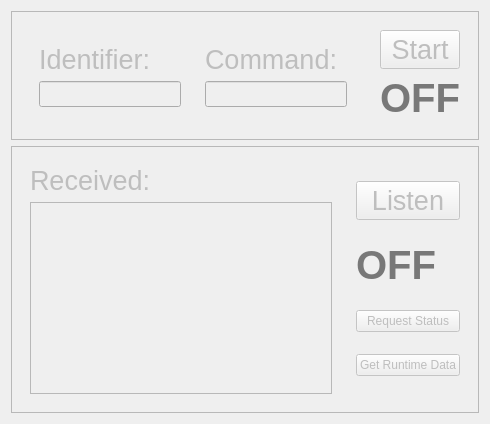
       <widget class="QWidget" name="RFDCommands">
        <property name="enabled">
         <bool>false</bool>
        </property>
        <attribute name="title">
         <string>RFD</string>
        </attribute>
        <layout class="QVBoxLayout" name="verticalLayout_10">
         <item>
          <widget class="QFrame" name="rfdCommandIdButtonFrame">
           <property name="sizePolicy">
            <sizepolicy hsizetype="Expanding" vsizetype="Minimum">
             <horstretch>0</horstretch>
             <verstretch>0</verstretch>
            </sizepolicy>
           </property>
           <property name="frameShape">
            <enum>QFrame::StyledPanel</enum>
           </property>
           <property name="frameShadow">
            <enum>QFrame::Raised</enum>
           </property>
           <layout class="QHBoxLayout" name="horizontalLayout_2">
            <item>
             <widget class="QFrame" name="rfdIdentifierCommandFrame">
              <property name="sizePolicy">
               <sizepolicy hsizetype="Expanding" vsizetype="Fixed">
                <horstretch>0</horstretch>
                <verstretch>0</verstretch>
               </sizepolicy>
              </property>
              <property name="frameShape">
               <enum>QFrame::NoFrame</enum>
              </property>
              <property name="frameShadow">
               <enum>QFrame::Raised</enum>
              </property>
              <layout class="QHBoxLayout" name="horizontalLayout_7">
               <item>
                <widget class="QFrame" name="rfdIdentifierEntryFrame">
                 <property name="frameShape">
                  <enum>QFrame::NoFrame</enum>
                 </property>
                 <property name="frameShadow">
                  <enum>QFrame::Raised</enum>
                 </property>
                 <layout class="QVBoxLayout" name="verticalLayout_4">
                  <item>
                   <widget class="QLabel" name="rfdIDLabel">
                    <property name="sizePolicy">
                     <sizepolicy hsizetype="Expanding" vsizetype="Fixed">
                      <horstretch>0</horstretch>
                      <verstretch>0</verstretch>
                     </sizepolicy>
                    </property>
                    <property name="font">
                     <font>
                      <pointsize>20</pointsize>
                     </font>
                    </property>
                    <property name="text">
                     <string>Identifier:</string>
                    </property>
                   </widget>
                  </item>
                  <item>
                   <widget class="QLineEdit" name="rfdIDEntry">
                    <property name="font">
                     <font>
                      <pointsize>11</pointsize>
                     </font>
                    </property>
                   </widget>
                  </item>
                 </layout>
                </widget>
               </item>
               <item>
                <widget class="QFrame" name="rfdCommandEntryFrame">
                 <property name="frameShape">
                  <enum>QFrame::NoFrame</enum>
                 </property>
                 <property name="frameShadow">
                  <enum>QFrame::Raised</enum>
                 </property>
                 <layout class="QVBoxLayout" name="verticalLayout_9">
                  <item>
                   <widget class="QLabel" name="rfdCommandEntryLabel">
                    <property name="sizePolicy">
                     <sizepolicy hsizetype="Expanding" vsizetype="Fixed">
                      <horstretch>0</horstretch>
                      <verstretch>0</verstretch>
                     </sizepolicy>
                    </property>
                    <property name="font">
                     <font>
                      <pointsize>20</pointsize>
                     </font>
                    </property>
                    <property name="text">
                     <string>Command:</string>
                    </property>
                   </widget>
                  </item>
                  <item>
                   <widget class="QLineEdit" name="rfdCommandEntry">
                    <property name="font">
                     <font>
                      <pointsize>11</pointsize>
                     </font>
                    </property>
                   </widget>
                  </item>
                 </layout>
                </widget>
               </item>
              </layout>
             </widget>
            </item>
            <item>
             <widget class="QFrame" name="rfdCommandButtonFrame">
              <property name="frameShape">
               <enum>QFrame::NoFrame</enum>
              </property>
              <property name="frameShadow">
               <enum>QFrame::Raised</enum>
              </property>
              <layout class="QVBoxLayout" name="verticalLayout_6">
               <item>
                <widget class="QPushButton" name="rfdCommandButton">
                 <property name="sizePolicy">
                  <sizepolicy hsizetype="Minimum" vsizetype="Fixed">
                   <horstretch>0</horstretch>
                   <verstretch>0</verstretch>
                  </sizepolicy>
                 </property>
                 <property name="font">
                  <font>
                   <pointsize>20</pointsize>
                  </font>
                 </property>
                 <property name="text">
                  <string>Start</string>
                 </property>
                </widget>
               </item>
               <item>
                <widget class="QLabel" name="rfdCommandsOnlineLabel">
                 <property name="sizePolicy">
                  <sizepolicy hsizetype="Minimum" vsizetype="Fixed">
                   <horstretch>0</horstretch>
                   <verstretch>0</verstretch>
                  </sizepolicy>
                 </property>
                 <property name="palette">
                  <palette>
                   <active>
                    <colorrole role="WindowText">
                     <brush brushstyle="SolidPattern">
                      <color alpha="255">
                       <red>243</red>
                       <green>0</green>
                       <blue>0</blue>
                      </color>
                     </brush>
                    </colorrole>
                   </active>
                   <inactive>
                    <colorrole role="WindowText">
                     <brush brushstyle="SolidPattern">
                      <color alpha="255">
                       <red>243</red>
                       <green>0</green>
                       <blue>0</blue>
                      </color>
                     </brush>
                    </colorrole>
                   </inactive>
                   <disabled>
                    <colorrole role="WindowText">
                     <brush brushstyle="SolidPattern">
                      <color alpha="255">
                       <red>120</red>
                       <green>120</green>
                       <blue>120</blue>
                      </color>
                     </brush>
                    </colorrole>
                   </disabled>
                  </palette>
                 </property>
                 <property name="font">
                  <font>
                   <family>Microsoft Sans Serif</family>
                   <pointsize>30</pointsize>
                   <weight>75</weight>
                   <bold>true</bold>
                   <underline>false</underline>
                  </font>
                 </property>
                 <property name="text">
                  <string>OFF</string>
                 </property>
                </widget>
               </item>
              </layout>
             </widget>
            </item>
           </layout>
          </widget>
         </item>
         <item>
          <widget class="QFrame" name="rfdListenReceiveFrame">
           <property name="sizePolicy">
            <sizepolicy hsizetype="Expanding" vsizetype="Expanding">
             <horstretch>0</horstretch>
             <verstretch>0</verstretch>
            </sizepolicy>
           </property>
           <property name="frameShape">
            <enum>QFrame::StyledPanel</enum>
           </property>
           <property name="frameShadow">
            <enum>QFrame::Raised</enum>
           </property>
           <layout class="QHBoxLayout" name="horizontalLayout_3">
            <item>
             <widget class="QFrame" name="rfdReceivedFrame">
              <property name="frameShape">
               <enum>QFrame::NoFrame</enum>
              </property>
              <property name="frameShadow">
               <enum>QFrame::Raised</enum>
              </property>
              <layout class="QVBoxLayout" name="verticalLayout_5">
               <item>
                <widget class="QLabel" name="rfdReceiveLabel">
                 <property name="font">
                  <font>
                   <pointsize>20</pointsize>
                  </font>
                 </property>
                 <property name="text">
                  <string>Received:</string>
                 </property>
                </widget>
               </item>
               <item>
                <widget class="QTextBrowser" name="rfdReceiveBrowser">
                 <property name="font">
                  <font>
                   <pointsize>9</pointsize>
                  </font>
                 </property>
                </widget>
               </item>
              </layout>
             </widget>
            </item>
            <item>
             <widget class="QFrame" name="rfdListenButtonFrame">
              <property name="frameShape">
               <enum>QFrame::NoFrame</enum>
              </property>
              <property name="frameShadow">
               <enum>QFrame::Raised</enum>
              </property>
              <layout class="QVBoxLayout" name="verticalLayout_7">
               <item>
                <widget class="QPushButton" name="rfdListenButton">
                 <property name="font">
                  <font>
                   <pointsize>20</pointsize>
                  </font>
                 </property>
                 <property name="text">
                  <string>Listen</string>
                 </property>
                </widget>
               </item>
               <item>
                <widget class="QLabel" name="rfdListenOnlineLabel">
                 <property name="sizePolicy">
                  <sizepolicy hsizetype="Preferred" vsizetype="Fixed">
                   <horstretch>0</horstretch>
                   <verstretch>0</verstretch>
                  </sizepolicy>
                 </property>
                 <property name="palette">
                  <palette>
                   <active>
                    <colorrole role="WindowText">
                     <brush brushstyle="SolidPattern">
                      <color alpha="255">
                       <red>243</red>
                       <green>0</green>
                       <blue>0</blue>
                      </color>
                     </brush>
                    </colorrole>
                   </active>
                   <inactive>
                    <colorrole role="WindowText">
                     <brush brushstyle="SolidPattern">
                      <color alpha="255">
                       <red>243</red>
                       <green>0</green>
                       <blue>0</blue>
                      </color>
                     </brush>
                    </colorrole>
                   </inactive>
                   <disabled>
                    <colorrole role="WindowText">
                     <brush brushstyle="SolidPattern">
                      <color alpha="255">
                       <red>120</red>
                       <green>120</green>
                       <blue>120</blue>
                      </color>
                     </brush>
                    </colorrole>
                   </disabled>
                  </palette>
                 </property>
                 <property name="font">
                  <font>
                   <family>Microsoft Sans Serif</family>
                   <pointsize>30</pointsize>
                   <weight>75</weight>
                   <bold>true</bold>
                   <underline>false</underline>
                  </font>
                 </property>
                 <property name="text">
                  <string>OFF</string>
                 </property>
                </widget>
               </item>
               <item>
                <widget class="QPushButton" name="requestStatusButton">
                 <property name="text">
                  <string>Request Status</string>
                 </property>
                </widget>
               </item>
               <item>
                <widget class="QPushButton" name="getPiRuntimeDataButton">
                 <property name="sizePolicy">
                  <sizepolicy hsizetype="Minimum" vsizetype="Fixed">
                   <horstretch>0</horstretch>
                   <verstretch>0</verstretch>
                  </sizepolicy>
                 </property>
                 <property name="minimumSize">
                  <size>
                   <width>0</width>
                   <height>0</height>
                  </size>
                 </property>
                 <property name="text">
                  <string>Get Runtime Data</string>
                 </property>
                </widget>
               </item>
              </layout>
             </widget>
            </item>
           </layout>
          </widget>
         </item>
        </layout>
       </widget>
